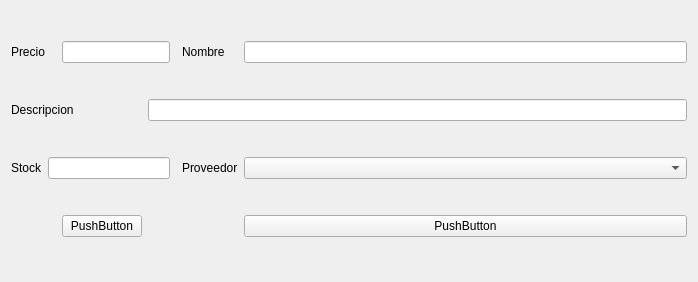
<?xml version="1.0" encoding="UTF-8"?>
<ui version="4.0">
 <class>Form</class>
 <widget class="QWidget" name="Form">
  <property name="geometry">
   <rect>
    <x>0</x>
    <y>0</y>
    <width>698</width>
    <height>282</height>
   </rect>
  </property>
  <property name="windowTitle">
   <string>Form</string>
  </property>
  <layout class="QGridLayout" name="gridLayout">
   <item row="2" column="1" colspan="3">
    <widget class="QLineEdit" name="lineEditStock"/>
   </item>
   <item row="1" column="3" colspan="4">
    <widget class="QLineEdit" name="lineEditDescripcion"/>
   </item>
   <item row="3" column="6">
    <widget class="QPushButton" name="pushButton">
     <property name="text">
      <string>PushButton</string>
     </property>
    </widget>
   </item>
   <item row="0" column="0" colspan="2">
    <widget class="QLabel" name="labelPrecio">
     <property name="text">
      <string>Precio</string>
     </property>
    </widget>
   </item>
   <item row="0" column="5">
    <widget class="QLabel" name="labelNombre">
     <property name="text">
      <string>Nombre</string>
     </property>
    </widget>
   </item>
   <item row="0" column="2" colspan="2">
    <widget class="QLineEdit" name="lineEditPrecio"/>
   </item>
   <item row="2" column="5">
    <widget class="QLabel" name="labelProveedor">
     <property name="text">
      <string>Proveedor</string>
     </property>
    </widget>
   </item>
   <item row="1" column="0" colspan="3">
    <widget class="QLabel" name="labelDescripcion">
     <property name="text">
      <string>Descripcion</string>
     </property>
    </widget>
   </item>
   <item row="0" column="6">
    <widget class="QLineEdit" name="lineEditNombre"/>
   </item>
   <item row="2" column="6">
    <widget class="QComboBox" name="comboBoxProveedore"/>
   </item>
   <item row="2" column="0">
    <widget class="QLabel" name="labelStock">
     <property name="text">
      <string>Stock</string>
     </property>
    </widget>
   </item>
   <item row="3" column="2">
    <widget class="QPushButton" name="pushButton_2">
     <property name="text">
      <string>PushButton</string>
     </property>
    </widget>
   </item>
  </layout>
 </widget>
 <resources/>
 <connections/>
</ui>
